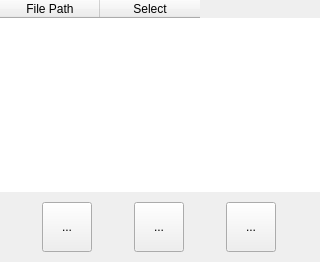
            <widget class="QWidget" name="gcode_load">
             <property name="sizePolicy">
              <sizepolicy hsizetype="Fixed" vsizetype="Fixed">
               <horstretch>0</horstretch>
               <verstretch>0</verstretch>
              </sizepolicy>
             </property>
             <attribute name="title">
              <string>GCode</string>
             </attribute>
             <layout class="QVBoxLayout" name="verticalLayout_11">
              <property name="spacing">
               <number>0</number>
              </property>
              <property name="leftMargin">
               <number>0</number>
              </property>
              <property name="topMargin">
               <number>0</number>
              </property>
              <property name="rightMargin">
               <number>0</number>
              </property>
              <property name="bottomMargin">
               <number>0</number>
              </property>
              <item>
               <widget class="QTableWidget" name="gcode_tw">
                <property name="sizePolicy">
                 <sizepolicy hsizetype="Fixed" vsizetype="Expanding">
                  <horstretch>0</horstretch>
                  <verstretch>0</verstretch>
                 </sizepolicy>
                </property>
                <property name="minimumSize">
                 <size>
                  <width>320</width>
                  <height>0</height>
                 </size>
                </property>
                <property name="maximumSize">
                 <size>
                  <width>320</width>
                  <height>16777215</height>
                 </size>
                </property>
                <property name="frameShape">
                 <enum>QFrame::Shape::NoFrame</enum>
                </property>
                <property name="horizontalScrollBarPolicy">
                 <enum>Qt::ScrollBarPolicy::ScrollBarAsNeeded</enum>
                </property>
                <property name="selectionMode">
                 <enum>QAbstractItemView::SelectionMode::NoSelection</enum>
                </property>
                <property name="selectionBehavior">
                 <enum>QAbstractItemView::SelectionBehavior::SelectItems</enum>
                </property>
                <property name="showGrid">
                 <bool>false</bool>
                </property>
                <property name="columnCount">
                 <number>2</number>
                </property>
                <attribute name="horizontalHeaderCascadingSectionResizes">
                 <bool>true</bool>
                </attribute>
                <column>
                 <property name="text">
                  <string>File Path</string>
                 </property>
                </column>
                <column>
                 <property name="text">
                  <string>Select</string>
                 </property>
                </column>
               </widget>
              </item>
              <item>
               <layout class="QHBoxLayout" name="horizontalLayout_10">
                <property name="topMargin">
                 <number>10</number>
                </property>
                <property name="bottomMargin">
                 <number>10</number>
                </property>
                <item>
                 <widget class="QToolButton" name="upload_temp_tb">
                  <property name="minimumSize">
                   <size>
                    <width>50</width>
                    <height>50</height>
                   </size>
                  </property>
                  <property name="statusTip">
                   <string>Reload gcode files generated.</string>
                  </property>
                  <property name="text">
                   <string>...</string>
                  </property>
                  <property name="icon">
                   <iconset resource="app_resources.qrc">
                    <normaloff>:/resources/resources/icons/upload-file.svg</normaloff>
                    <normalon>:/resources/resources/icons/upload-file.svg</normalon>
                    <disabledoff>:/resources/resources/icons/upload-file.svg</disabledoff>
                    <disabledon>:/resources/resources/icons/upload-file.svg</disabledon>:/resources/resources/icons/upload-file.svg</iconset>
                  </property>
                 </widget>
                </item>
                <item>
                 <widget class="QToolButton" name="open_gcode_tb">
                  <property name="sizePolicy">
                   <sizepolicy hsizetype="Fixed" vsizetype="Fixed">
                    <horstretch>0</horstretch>
                    <verstretch>0</verstretch>
                   </sizepolicy>
                  </property>
                  <property name="minimumSize">
                   <size>
                    <width>50</width>
                    <height>50</height>
                   </size>
                  </property>
                  <property name="statusTip">
                   <string>Load gcode files.</string>
                  </property>
                  <property name="text">
                   <string>...</string>
                  </property>
                  <property name="icon">
                   <iconset resource="app_resources.qrc">
                    <normaloff>:/resources/resources/icons/open-folder.svg</normaloff>:/resources/resources/icons/open-folder.svg</iconset>
                  </property>
                  <property name="shortcut">
                   <string>Ctrl+G</string>
                  </property>
                 </widget>
                </item>
                <item>
                 <widget class="QToolButton" name="remove_gcode_tb">
                  <property name="minimumSize">
                   <size>
                    <width>50</width>
                    <height>50</height>
                   </size>
                  </property>
                  <property name="statusTip">
                   <string>Remove gcode files.</string>
                  </property>
                  <property name="text">
                   <string>...</string>
                  </property>
                  <property name="icon">
                   <iconset resource="app_resources.qrc">
                    <normaloff>:/resources/resources/icons/delete.svg</normaloff>:/resources/resources/icons/delete.svg</iconset>
                  </property>
                 </widget>
                </item>
               </layout>
              </item>
             </layout>
            </widget>
